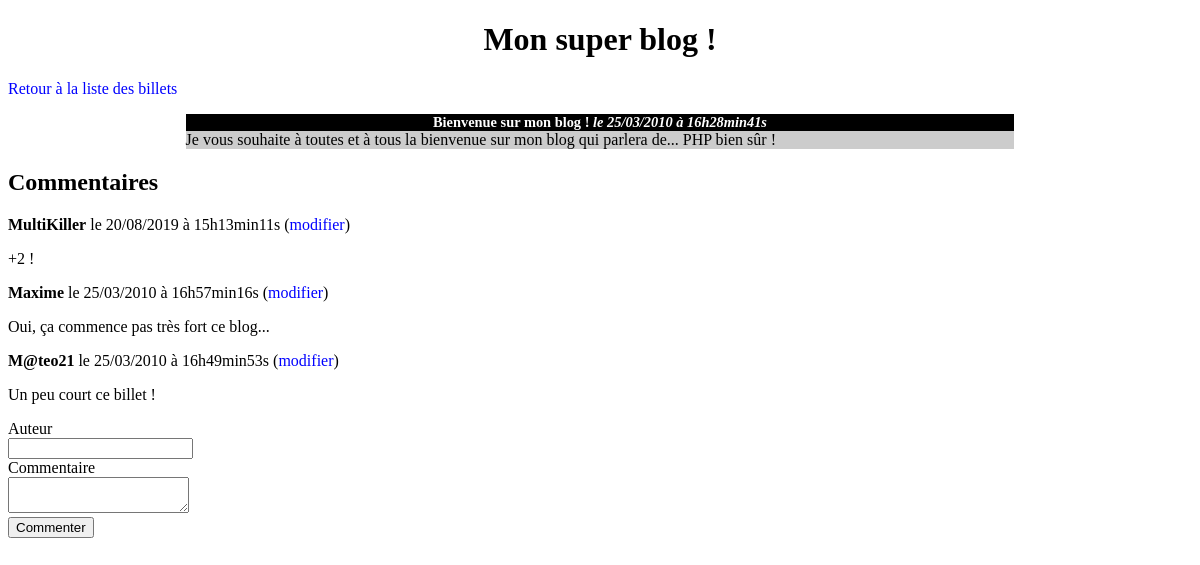
Page /index.php?action=post&id=1 on the committed database.
### tables this page shows
CREATE TABLE `posts` (
  `id` int(11) NOT NULL,
  `title` varchar(255) NOT NULL,
  `content` text NOT NULL,
  `creation_date` datetime NOT NULL
);

CREATE TABLE `comments` (
  `id` int(11) NOT NULL,
  `post_id` int(11) NOT NULL,
  `author` varchar(255) NOT NULL,
  `comment` text NOT NULL,
  `comment_date` datetime NOT NULL
);

### controller/frontend.php (called while the page is built, shortened)
<?php
require_once('model/PostManager.php');
require_once('model/CommentManager.php');
function post(){
  $postManager = new PostManager();
  $commentManager = new CommentManager();
  $post = $postManager->getPost($_GET['id']);
  $comments = $commentManager->getComments($_GET['id']);
  require('view/frontend/postView.php');
}

### model/PostManager.php (called while the page is built, shortened)
<?php
class PostManager extends Manager {
  public function getPost($postId) {
    $db = $this->dbConnect();
    $request = $db->prepare("SELECT id, title, content, DATE_FORMAT(creation_date, '%d/%m/%Y à %Hh%imin%ss')AS creation_date_fr FROM posts WHERE id = ?");
    $request->execute(array($postId));
    $post = $request->fetch();
    return $post;
  }
}

### model/CommentManager.php (called while the page is built, shortened)
<?php
class CommentManager extends Manager {
  public function getComments($postId) {
    $db = $this->dbConnect();
    $comments = $db->prepare("SELECT id, author, comment, DATE_FORMAT(comment_date, '%d/%m/%Y à %Hh%imin%ss') AS comment_date_fr FROM comments WHERE post_id = ? ORDER BY comment_date DESC");
    $comments->execute(array($postId));
    return $comments;
  }
}

### view/frontend/postView.php (the view, shortened to what this page needs)
<h1>Mon super blog !</h1>
<p><a href="index.php">Retour à la liste des billets</a></p>
<div class="news">
  <h3>
    <?= htmlspecialchars($post['title']) ?>
    <em>le <?= $post['creation_date_fr'] ?></em>
  </h3>
  <p>
    <?= nl2br(htmlspecialchars($post['content'])) ?>
  </p>
</div>
<h2>Commentaires</h2>
<?php
  while ($comment = $comments->fetch()) {
?>
<p><strong><?= htmlspecialchars($comment['author']) ?></strong> le <?= $comment['comment_date_fr'] ?>&nbsp;(<a href="index.php?action=viewComment&amp;id=<?= $comment['id'] ?>">modifier</a>)</p>
<p><?= nl2br(htmlspecialchars($comment['comment'])) ?></p>
<?php
  }
?>
<form action="index.php?action=addComment&amp;id=<?= $post['id'] ?>" method="post">
  <div>
    <label for="author">Auteur</label><br>
    <input type="text" id="author" name="author">
  </div>
  <div>
    <label for="comment">Commentaire</label><br>
    <textarea id="comment" name="comment"></textarea>
  </div>
  <div>
    <input type="submit" value="Commenter">
  </div>
</form>
<?php $content = ob_get_clean(); ?>
<?php require('template.php'); ?>

### index.php (shortened to what this page needs)
<?php
require('controller/frontend.php');
try {
  if (isset($_GET['action'])) {
    if ($_GET['action'] == 'listPosts') {
      listPosts();
    } elseif ($_GET['action'] == 'post') {
      if (isset($_GET['id']) && $_GET['id'] > 0) {
      post();
      } else {
        throw new Exception('Aucun identifiant de billet envoyé');
      }
    } elseif ($_GET['action'] == 'viewComment') {
      if (isset($_GET['id']) && $_GET['id'] > 0) {
        viewComment();
      } else {
        throw new Exception('Aucun commentaire trouvé !');
      }
    }
  } else {
    listPosts();
  }
}
catch(Exception $e){
  $errorMessage = $e->getMessage();
  require('view/frontend/errorView.php');
}

### view/frontend/template.php (shortened to what this page needs)
<!DOCTYPE html>
<html lang="fr" dir="ltr">
  <head>
    <link rel="stylesheet" href="public/css/style.css">
  </head>
  <body>
    <?= $content ?>
  </body>
</html>

### public/css/style.css (style rules this page uses)
h1, h3 { text-align:center; }
h3 { background-color:black; color:white; font-size:0.9em; margin-bottom:0px; }
.news p { background-color:#CCCCCC; margin-top:0px; }
.news { width:70%; margin:auto; }
a { text-decoration: none; color: blue; }

### rows in the picture
posts: title "Bienvenue sur mon blog !", content "Je vous souhaite à toutes et à tous la bienvenue sur mon blog qui parlera de... PHP bien sûr !"
comments: author "MultiKiller", comment_date_fr "20/08/2019 à 15h13min11s", comment "+2 !"
comments: author "Maxime", comment_date_fr "25/03/2010 à 16h57min16s", comment "Oui, ça commence pas très fort ce blog..."
comments: author "M@teo21", comment_date_fr "25/03/2010 à 16h49min53s", comment "Un peu court ce billet !"

### other values in the picture
$post['creation_date_fr'] "25/03/2010 à 16h28min41s"
